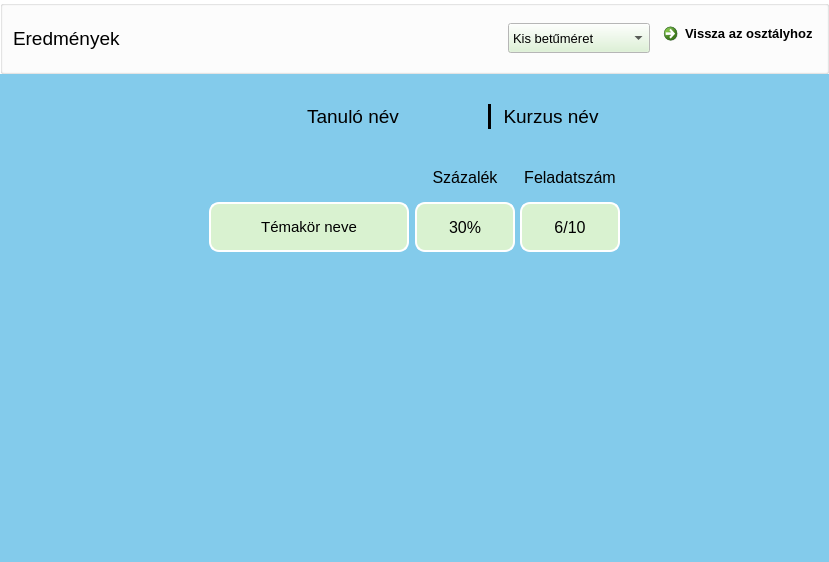
<?xml version="1.0" encoding="UTF-8"?>
<ui version="4.0">
 <class>result_page</class>
 <widget class="QWidget" name="result_page">
  <property name="geometry">
   <rect>
    <x>0</x>
    <y>0</y>
    <width>829</width>
    <height>562</height>
   </rect>
  </property>
  <property name="minimumSize">
   <size>
    <width>720</width>
    <height>480</height>
   </size>
  </property>
  <property name="palette">
   <palette>
    <active>
     <colorrole role="Button">
      <brush brushstyle="SolidPattern">
       <color alpha="255">
        <red>217</red>
        <green>242</green>
        <blue>208</blue>
       </color>
      </brush>
     </colorrole>
     <colorrole role="Base">
      <brush brushstyle="SolidPattern">
       <color alpha="255">
        <red>255</red>
        <green>255</green>
        <blue>255</blue>
       </color>
      </brush>
     </colorrole>
     <colorrole role="Window">
      <brush brushstyle="SolidPattern">
       <color alpha="255">
        <red>131</red>
        <green>203</green>
        <blue>235</blue>
       </color>
      </brush>
     </colorrole>
    </active>
    <inactive>
     <colorrole role="Button">
      <brush brushstyle="SolidPattern">
       <color alpha="255">
        <red>217</red>
        <green>242</green>
        <blue>208</blue>
       </color>
      </brush>
     </colorrole>
     <colorrole role="Base">
      <brush brushstyle="SolidPattern">
       <color alpha="255">
        <red>255</red>
        <green>255</green>
        <blue>255</blue>
       </color>
      </brush>
     </colorrole>
     <colorrole role="Window">
      <brush brushstyle="SolidPattern">
       <color alpha="255">
        <red>131</red>
        <green>203</green>
        <blue>235</blue>
       </color>
      </brush>
     </colorrole>
    </inactive>
    <disabled>
     <colorrole role="Button">
      <brush brushstyle="SolidPattern">
       <color alpha="255">
        <red>217</red>
        <green>242</green>
        <blue>208</blue>
       </color>
      </brush>
     </colorrole>
     <colorrole role="Base">
      <brush brushstyle="SolidPattern">
       <color alpha="255">
        <red>131</red>
        <green>203</green>
        <blue>235</blue>
       </color>
      </brush>
     </colorrole>
     <colorrole role="Window">
      <brush brushstyle="SolidPattern">
       <color alpha="255">
        <red>131</red>
        <green>203</green>
        <blue>235</blue>
       </color>
      </brush>
     </colorrole>
    </disabled>
   </palette>
  </property>
  <property name="windowTitle">
   <string>SmartStudy</string>
  </property>
  <layout class="QVBoxLayout" name="result_page_vertical_layout">
   <property name="spacing">
    <number>10</number>
   </property>
   <property name="leftMargin">
    <number>0</number>
   </property>
   <property name="topMargin">
    <number>0</number>
   </property>
   <property name="rightMargin">
    <number>0</number>
   </property>
   <item>
    <widget class="QGroupBox" name="menu_group_box">
     <property name="sizePolicy">
      <sizepolicy hsizetype="Expanding" vsizetype="Preferred">
       <horstretch>0</horstretch>
       <verstretch>0</verstretch>
      </sizepolicy>
     </property>
     <property name="minimumSize">
      <size>
       <width>0</width>
       <height>50</height>
      </size>
     </property>
     <property name="palette">
      <palette>
       <active>
        <colorrole role="Base">
         <brush brushstyle="SolidPattern">
          <color alpha="255">
           <red>255</red>
           <green>255</green>
           <blue>255</blue>
          </color>
         </brush>
        </colorrole>
        <colorrole role="Window">
         <brush brushstyle="SolidPattern">
          <color alpha="255">
           <red>255</red>
           <green>255</green>
           <blue>255</blue>
          </color>
         </brush>
        </colorrole>
       </active>
       <inactive>
        <colorrole role="Base">
         <brush brushstyle="SolidPattern">
          <color alpha="255">
           <red>255</red>
           <green>255</green>
           <blue>255</blue>
          </color>
         </brush>
        </colorrole>
        <colorrole role="Window">
         <brush brushstyle="SolidPattern">
          <color alpha="255">
           <red>255</red>
           <green>255</green>
           <blue>255</blue>
          </color>
         </brush>
        </colorrole>
       </inactive>
       <disabled>
        <colorrole role="Base">
         <brush brushstyle="SolidPattern">
          <color alpha="255">
           <red>255</red>
           <green>255</green>
           <blue>255</blue>
          </color>
         </brush>
        </colorrole>
        <colorrole role="Window">
         <brush brushstyle="SolidPattern">
          <color alpha="255">
           <red>255</red>
           <green>255</green>
           <blue>255</blue>
          </color>
         </brush>
        </colorrole>
       </disabled>
      </palette>
     </property>
     <property name="autoFillBackground">
      <bool>true</bool>
     </property>
     <property name="styleSheet">
      <string notr="true"/>
     </property>
     <property name="title">
      <string/>
     </property>
     <layout class="QHBoxLayout" name="menu_horizontal_layout">
      <property name="leftMargin">
       <number>10</number>
      </property>
      <property name="topMargin">
       <number>10</number>
      </property>
      <property name="rightMargin">
       <number>10</number>
      </property>
      <property name="bottomMargin">
       <number>10</number>
      </property>
      <item>
       <widget class="QLabel" name="menu_label">
        <property name="font">
         <font>
          <pointsize>14</pointsize>
         </font>
        </property>
        <property name="text">
         <string>Eredmények</string>
        </property>
       </widget>
      </item>
      <item>
       <spacer name="menu_horizontal_spacer">
        <property name="orientation">
         <enum>Qt::Horizontal</enum>
        </property>
        <property name="sizeHint" stdset="0">
         <size>
          <width>40</width>
          <height>20</height>
         </size>
        </property>
       </spacer>
      </item>
      <item>
       <widget class="QComboBox" name="font_size_combo_box">
        <property name="minimumSize">
         <size>
          <width>0</width>
          <height>30</height>
         </size>
        </property>
        <property name="font">
         <font>
          <pointsize>10</pointsize>
         </font>
        </property>
        <property name="cursor">
         <cursorShape>PointingHandCursor</cursorShape>
        </property>
        <property name="styleSheet">
         <string notr="true"/>
        </property>
        <property name="currentIndex">
         <number>0</number>
        </property>
        <property name="sizeAdjustPolicy">
         <enum>QComboBox::AdjustToContents</enum>
        </property>
        <item>
         <property name="text">
          <string>Kis betűméret</string>
         </property>
        </item>
        <item>
         <property name="text">
          <string>Közepes betűméret</string>
         </property>
        </item>
        <item>
         <property name="text">
          <string>Nagy betűméret</string>
         </property>
        </item>
       </widget>
      </item>
      <item>
       <widget class="QCommandLinkButton" name="back_to_class_cmd_link_btn">
        <property name="sizePolicy">
         <sizepolicy hsizetype="Preferred" vsizetype="Preferred">
          <horstretch>0</horstretch>
          <verstretch>0</verstretch>
         </sizepolicy>
        </property>
        <property name="minimumSize">
         <size>
          <width>160</width>
          <height>45</height>
         </size>
        </property>
        <property name="maximumSize">
         <size>
          <width>160</width>
          <height>45</height>
         </size>
        </property>
        <property name="font">
         <font>
          <family>Segoe UI</family>
          <pointsize>10</pointsize>
         </font>
        </property>
        <property name="cursor">
         <cursorShape>PointingHandCursor</cursorShape>
        </property>
        <property name="text">
         <string>Vissza az osztályhoz</string>
        </property>
       </widget>
      </item>
     </layout>
    </widget>
   </item>
   <item>
    <widget class="QGroupBox" name="title_group_box">
     <property name="styleSheet">
      <string notr="true">border:none</string>
     </property>
     <property name="title">
      <string/>
     </property>
     <layout class="QHBoxLayout" name="title_horizontal_layout">
      <property name="spacing">
       <number>10</number>
      </property>
      <property name="leftMargin">
       <number>0</number>
      </property>
      <property name="topMargin">
       <number>20</number>
      </property>
      <property name="rightMargin">
       <number>0</number>
      </property>
      <property name="bottomMargin">
       <number>0</number>
      </property>
      <item>
       <spacer name="horizontalSpacer_2">
        <property name="orientation">
         <enum>Qt::Horizontal</enum>
        </property>
        <property name="sizeHint" stdset="0">
         <size>
          <width>40</width>
          <height>20</height>
         </size>
        </property>
       </spacer>
      </item>
      <item>
       <widget class="QLabel" name="name_label">
        <property name="minimumSize">
         <size>
          <width>250</width>
          <height>0</height>
         </size>
        </property>
        <property name="font">
         <font>
          <pointsize>14</pointsize>
         </font>
        </property>
        <property name="text">
         <string>Tanuló név</string>
        </property>
        <property name="alignment">
         <set>Qt::AlignCenter</set>
        </property>
       </widget>
      </item>
      <item>
       <widget class="Line" name="line">
        <property name="styleSheet">
         <string notr="true">background-color:black;</string>
        </property>
        <property name="orientation">
         <enum>Qt::Vertical</enum>
        </property>
       </widget>
      </item>
      <item>
       <widget class="QLabel" name="course_label">
        <property name="minimumSize">
         <size>
          <width>100</width>
          <height>25</height>
         </size>
        </property>
        <property name="font">
         <font>
          <pointsize>14</pointsize>
         </font>
        </property>
        <property name="text">
         <string>Kurzus név</string>
        </property>
        <property name="alignment">
         <set>Qt::AlignCenter</set>
        </property>
       </widget>
      </item>
      <item>
       <spacer name="horizontalSpacer_3">
        <property name="orientation">
         <enum>Qt::Horizontal</enum>
        </property>
        <property name="sizeHint" stdset="0">
         <size>
          <width>40</width>
          <height>20</height>
         </size>
        </property>
       </spacer>
      </item>
     </layout>
    </widget>
   </item>
   <item>
    <widget class="QScrollArea" name="modul_list_scroll_area">
     <property name="palette">
      <palette>
       <active>
        <colorrole role="Button">
         <brush brushstyle="SolidPattern">
          <color alpha="255">
           <red>131</red>
           <green>203</green>
           <blue>235</blue>
          </color>
         </brush>
        </colorrole>
        <colorrole role="Base">
         <brush brushstyle="SolidPattern">
          <color alpha="255">
           <red>131</red>
           <green>203</green>
           <blue>235</blue>
          </color>
         </brush>
        </colorrole>
        <colorrole role="Window">
         <brush brushstyle="SolidPattern">
          <color alpha="255">
           <red>131</red>
           <green>203</green>
           <blue>235</blue>
          </color>
         </brush>
        </colorrole>
       </active>
       <inactive>
        <colorrole role="Button">
         <brush brushstyle="SolidPattern">
          <color alpha="255">
           <red>131</red>
           <green>203</green>
           <blue>235</blue>
          </color>
         </brush>
        </colorrole>
        <colorrole role="Base">
         <brush brushstyle="SolidPattern">
          <color alpha="255">
           <red>131</red>
           <green>203</green>
           <blue>235</blue>
          </color>
         </brush>
        </colorrole>
        <colorrole role="Window">
         <brush brushstyle="SolidPattern">
          <color alpha="255">
           <red>131</red>
           <green>203</green>
           <blue>235</blue>
          </color>
         </brush>
        </colorrole>
       </inactive>
       <disabled>
        <colorrole role="Button">
         <brush brushstyle="SolidPattern">
          <color alpha="255">
           <red>131</red>
           <green>203</green>
           <blue>235</blue>
          </color>
         </brush>
        </colorrole>
        <colorrole role="Base">
         <brush brushstyle="SolidPattern">
          <color alpha="255">
           <red>131</red>
           <green>203</green>
           <blue>235</blue>
          </color>
         </brush>
        </colorrole>
        <colorrole role="Window">
         <brush brushstyle="SolidPattern">
          <color alpha="255">
           <red>131</red>
           <green>203</green>
           <blue>235</blue>
          </color>
         </brush>
        </colorrole>
       </disabled>
      </palette>
     </property>
     <property name="styleSheet">
      <string notr="true">border:none; background-color:#83cbeb</string>
     </property>
     <property name="widgetResizable">
      <bool>true</bool>
     </property>
     <widget class="QWidget" name="modul_list_scroll_area_contents">
      <property name="geometry">
       <rect>
        <x>0</x>
        <y>0</y>
        <width>829</width>
        <height>421</height>
       </rect>
      </property>
      <layout class="QHBoxLayout" name="horizontalLayout_3">
       <item>
        <spacer name="horizontalSpacer">
         <property name="orientation">
          <enum>Qt::Horizontal</enum>
         </property>
         <property name="sizeHint" stdset="0">
          <size>
           <width>40</width>
           <height>20</height>
          </size>
         </property>
        </spacer>
       </item>
       <item>
        <widget class="QGroupBox" name="modul_list_group_box">
         <property name="sizePolicy">
          <sizepolicy hsizetype="Maximum" vsizetype="Expanding">
           <horstretch>0</horstretch>
           <verstretch>0</verstretch>
          </sizepolicy>
         </property>
         <property name="minimumSize">
          <size>
           <width>0</width>
           <height>0</height>
          </size>
         </property>
         <property name="styleSheet">
          <string notr="true">border:none</string>
         </property>
         <property name="title">
          <string/>
         </property>
         <layout class="QHBoxLayout" name="horizontalLayout">
          <item>
           <widget class="QGroupBox" name="modul_title_group_box">
            <property name="sizePolicy">
             <sizepolicy hsizetype="Maximum" vsizetype="Expanding">
              <horstretch>0</horstretch>
              <verstretch>0</verstretch>
             </sizepolicy>
            </property>
            <property name="title">
             <string/>
            </property>
            <layout class="QFormLayout" name="formLayout">
             <property name="horizontalSpacing">
              <number>0</number>
             </property>
             <property name="verticalSpacing">
              <number>5</number>
             </property>
             <property name="leftMargin">
              <number>0</number>
             </property>
             <property name="topMargin">
              <number>45</number>
             </property>
             <property name="rightMargin">
              <number>0</number>
             </property>
             <property name="bottomMargin">
              <number>0</number>
             </property>
             <item row="0" column="0">
              <widget class="QPushButton" name="topic_btn_1">
               <property name="sizePolicy">
                <sizepolicy hsizetype="Expanding" vsizetype="Fixed">
                 <horstretch>0</horstretch>
                 <verstretch>0</verstretch>
                </sizepolicy>
               </property>
               <property name="minimumSize">
                <size>
                 <width>200</width>
                 <height>50</height>
                </size>
               </property>
               <property name="maximumSize">
                <size>
                 <width>16777215</width>
                 <height>50</height>
                </size>
               </property>
               <property name="font">
                <font>
                 <pointsize>11</pointsize>
                </font>
               </property>
               <property name="cursor">
                <cursorShape>PointingHandCursor</cursorShape>
               </property>
               <property name="toolTip">
                <string/>
               </property>
               <property name="layoutDirection">
                <enum>Qt::RightToLeft</enum>
               </property>
               <property name="autoFillBackground">
                <bool>false</bool>
               </property>
               <property name="styleSheet">
                <string notr="true">background-color: #D9F2D0; border: 2px solid white; border-radius:10; padding-left:20px;padding-right:20px</string>
               </property>
               <property name="text">
                <string>Témakör neve</string>
               </property>
              </widget>
             </item>
            </layout>
           </widget>
          </item>
          <item>
           <widget class="QGroupBox" name="result_group_box">
            <property name="sizePolicy">
             <sizepolicy hsizetype="Maximum" vsizetype="Expanding">
              <horstretch>0</horstretch>
              <verstretch>0</verstretch>
             </sizepolicy>
            </property>
            <property name="title">
             <string/>
            </property>
            <property name="alignment">
             <set>Qt::AlignCenter</set>
            </property>
            <layout class="QHBoxLayout" name="horizontalLayout_2">
             <property name="spacing">
              <number>5</number>
             </property>
             <property name="leftMargin">
              <number>0</number>
             </property>
             <property name="topMargin">
              <number>0</number>
             </property>
             <property name="rightMargin">
              <number>0</number>
             </property>
             <property name="bottomMargin">
              <number>0</number>
             </property>
             <item>
              <widget class="QGroupBox" name="groupBox">
               <property name="title">
                <string/>
               </property>
               <property name="alignment">
                <set>Qt::AlignCenter</set>
               </property>
               <layout class="QFormLayout" name="formLayout_2">
                <property name="horizontalSpacing">
                 <number>0</number>
                </property>
                <property name="verticalSpacing">
                 <number>5</number>
                </property>
                <property name="leftMargin">
                 <number>0</number>
                </property>
                <property name="topMargin">
                 <number>0</number>
                </property>
                <property name="rightMargin">
                 <number>0</number>
                </property>
                <property name="bottomMargin">
                 <number>0</number>
                </property>
                <item row="0" column="0">
                 <widget class="QLabel" name="percentage_label">
                  <property name="sizePolicy">
                   <sizepolicy hsizetype="Fixed" vsizetype="Fixed">
                    <horstretch>0</horstretch>
                    <verstretch>0</verstretch>
                   </sizepolicy>
                  </property>
                  <property name="minimumSize">
                   <size>
                    <width>100</width>
                    <height>40</height>
                   </size>
                  </property>
                  <property name="maximumSize">
                   <size>
                    <width>80</width>
                    <height>40</height>
                   </size>
                  </property>
                  <property name="font">
                   <font>
                    <pointsize>12</pointsize>
                   </font>
                  </property>
                  <property name="text">
                   <string>Százalék</string>
                  </property>
                  <property name="alignment">
                   <set>Qt::AlignCenter</set>
                  </property>
                 </widget>
                </item>
                <item row="1" column="0">
                 <widget class="QLabel" name="percentage_label1">
                  <property name="minimumSize">
                   <size>
                    <width>100</width>
                    <height>50</height>
                   </size>
                  </property>
                  <property name="maximumSize">
                   <size>
                    <width>80</width>
                    <height>50</height>
                   </size>
                  </property>
                  <property name="font">
                   <font>
                    <pointsize>12</pointsize>
                   </font>
                  </property>
                  <property name="styleSheet">
                   <string notr="true">background-color: #D9F2D0; border: 2px solid white; border-radius:10; padding-left:20px;padding-right:20px</string>
                  </property>
                  <property name="text">
                   <string>30%</string>
                  </property>
                  <property name="alignment">
                   <set>Qt::AlignCenter</set>
                  </property>
                 </widget>
                </item>
               </layout>
              </widget>
             </item>
             <item>
              <widget class="QGroupBox" name="groupBox_2">
               <property name="title">
                <string/>
               </property>
               <property name="alignment">
                <set>Qt::AlignCenter</set>
               </property>
               <layout class="QFormLayout" name="formLayout_3">
                <property name="horizontalSpacing">
                 <number>0</number>
                </property>
                <property name="verticalSpacing">
                 <number>5</number>
                </property>
                <property name="leftMargin">
                 <number>0</number>
                </property>
                <property name="topMargin">
                 <number>0</number>
                </property>
                <property name="rightMargin">
                 <number>0</number>
                </property>
                <property name="bottomMargin">
                 <number>0</number>
                </property>
                <item row="0" column="0">
                 <widget class="QLabel" name="task_number_label">
                  <property name="sizePolicy">
                   <sizepolicy hsizetype="Fixed" vsizetype="Fixed">
                    <horstretch>0</horstretch>
                    <verstretch>0</verstretch>
                   </sizepolicy>
                  </property>
                  <property name="minimumSize">
                   <size>
                    <width>100</width>
                    <height>40</height>
                   </size>
                  </property>
                  <property name="maximumSize">
                   <size>
                    <width>100</width>
                    <height>40</height>
                   </size>
                  </property>
                  <property name="font">
                   <font>
                    <pointsize>12</pointsize>
                   </font>
                  </property>
                  <property name="text">
                   <string>Feladatszám</string>
                  </property>
                  <property name="alignment">
                   <set>Qt::AlignCenter</set>
                  </property>
                 </widget>
                </item>
                <item row="1" column="0">
                 <widget class="QLabel" name="task_number_label_1">
                  <property name="minimumSize">
                   <size>
                    <width>100</width>
                    <height>50</height>
                   </size>
                  </property>
                  <property name="maximumSize">
                   <size>
                    <width>100</width>
                    <height>50</height>
                   </size>
                  </property>
                  <property name="font">
                   <font>
                    <pointsize>12</pointsize>
                   </font>
                  </property>
                  <property name="styleSheet">
                   <string notr="true">background-color: #D9F2D0; border: 2px solid white; border-radius:10; padding-left:20px;padding-right:20px</string>
                  </property>
                  <property name="text">
                   <string>6/10</string>
                  </property>
                  <property name="alignment">
                   <set>Qt::AlignCenter</set>
                  </property>
                 </widget>
                </item>
               </layout>
              </widget>
             </item>
            </layout>
           </widget>
          </item>
         </layout>
        </widget>
       </item>
       <item>
        <spacer name="horizontalSpacer_4">
         <property name="orientation">
          <enum>Qt::Horizontal</enum>
         </property>
         <property name="sizeType">
          <enum>QSizePolicy::Expanding</enum>
         </property>
         <property name="sizeHint" stdset="0">
          <size>
           <width>45</width>
           <height>20</height>
          </size>
         </property>
        </spacer>
       </item>
      </layout>
     </widget>
    </widget>
   </item>
  </layout>
 </widget>
 <resources/>
 <connections/>
</ui>
